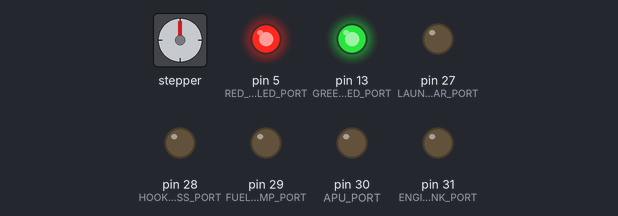
Simulated run of this sketch. Board: Arduino Mega 2560, built with avr-gcc and run on an emulated ATmega2560. Shown: stepper motor, output pins drawn as LEDs (lit = HIGH). Wiring (inferred from the names in the program): stepper motor (2048 steps per turn assumed): coils pin 22, pin 23, pin 24, pin 25. Pins used as bus, display or sensor lines are not drawn.

Above: at 0.1 s.
At 1.1 s:
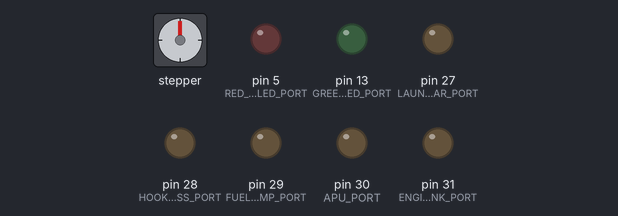
At 2.1 s:
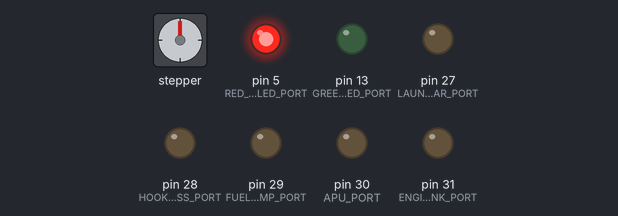
At 39.1 s:
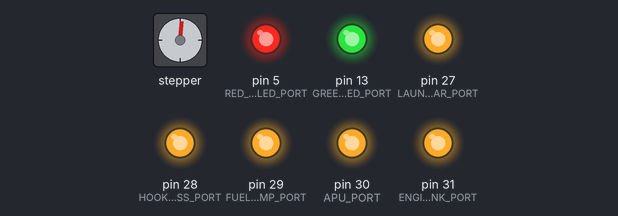
Timing chart, 0 to 40.0 s (numbered marks = the images above):
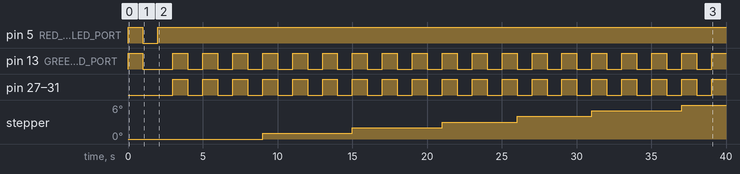

The sketch:

Coil_Tests.ino
```cpp
// Simple Test sktech to test steppers and servos
String readString;
#include <Servo.h>


#include "LedControl.h"


#define RED_STATUS_LED_PORT 5               // RED LED is used for monitoring ethernet
#define GREEN_STATUS_LED_PORT 13               // RED LED is used for monitoring ethernet
#define FLASH_TIME 1000
unsigned long NEXT_STATUS_TOGGLE_TIMER = 0;
bool GREEN_LED_STATE = false;

#define LAUNCH_BAR_PORT 27
#define HOOK_BYPASS_PORT 28
#define FUEL_DUMP_PORT 29
#define APU_PORT 30
#define ENGINE_CRANK_PORT 31


#define BLEED_AIR_SOL_PORT 22
#define PITOT_HEAT_PORT 23
#define LASER_ARM_PORT 24
#define CANOPY_MAG_PORT 25


unsigned long NEXT_PORT_TOGGLE_TIMER = 0;
bool PORT_OUTPUT_STATE = false;


void setup() {


  pinMode( RED_STATUS_LED_PORT,  OUTPUT);
  pinMode( GREEN_STATUS_LED_PORT,  OUTPUT);

  digitalWrite( RED_STATUS_LED_PORT, true);
  digitalWrite( GREEN_STATUS_LED_PORT, true);
  delay(FLASH_TIME);
  digitalWrite( RED_STATUS_LED_PORT, false);
  digitalWrite( GREEN_STATUS_LED_PORT, false);
  delay(FLASH_TIME);

  pinMode( APU_PORT,  OUTPUT);
  pinMode( ENGINE_CRANK_PORT,  OUTPUT);
  pinMode( FUEL_DUMP_PORT,  OUTPUT);
  pinMode( HOOK_BYPASS_PORT,  OUTPUT);
  pinMode( LAUNCH_BAR_PORT,  OUTPUT);
  pinMode( BLEED_AIR_SOL_PORT,  OUTPUT);
  pinMode( PITOT_HEAT_PORT,  OUTPUT);
  pinMode( LASER_ARM_PORT,  OUTPUT);
  pinMode( CANOPY_MAG_PORT,  OUTPUT);


  // Turn everything off
  digitalWrite(APU_PORT, false);
  digitalWrite(ENGINE_CRANK_PORT, false);
  digitalWrite(FUEL_DUMP_PORT, false);
  digitalWrite(HOOK_BYPASS_PORT, false);
  digitalWrite(LAUNCH_BAR_PORT, false);
  digitalWrite(BLEED_AIR_SOL_PORT, false);
  digitalWrite(PITOT_HEAT_PORT, false);
  digitalWrite(LASER_ARM_PORT, false);
  digitalWrite(CANOPY_MAG_PORT, false);


  NEXT_PORT_TOGGLE_TIMER = millis() + 1000;
  NEXT_STATUS_TOGGLE_TIMER = millis() + 1000;

  digitalWrite( RED_STATUS_LED_PORT, true);
}


void loop() {

  if (millis() > NEXT_STATUS_TOGGLE_TIMER) {
    GREEN_LED_STATE = !GREEN_LED_STATE;
    digitalWrite( GREEN_STATUS_LED_PORT, GREEN_LED_STATE);
    NEXT_STATUS_TOGGLE_TIMER = millis() + FLASH_TIME;
    digitalWrite(APU_PORT, GREEN_LED_STATE);
    digitalWrite(ENGINE_CRANK_PORT, GREEN_LED_STATE);
    digitalWrite(FUEL_DUMP_PORT, GREEN_LED_STATE);
    digitalWrite(HOOK_BYPASS_PORT, GREEN_LED_STATE);
    digitalWrite(LAUNCH_BAR_PORT, GREEN_LED_STATE);
    digitalWrite(BLEED_AIR_SOL_PORT, GREEN_LED_STATE);
    digitalWrite(PITOT_HEAT_PORT, GREEN_LED_STATE);
    digitalWrite(LASER_ARM_PORT, GREEN_LED_STATE);
    digitalWrite(CANOPY_MAG_PORT, GREEN_LED_STATE);
  }

}
```

Measured:
- by itself, pin 13 (GREEN_STATUS_LED_PORT): repeats every 2.0 s: HIGH 1.0 s, LOW 1.0 s
- by itself, pin 27 (LAUNCH_BAR_PORT), pin 28 (HOOK_BYPASS_PORT), pin 29 (FUEL_DUMP_PORT), pin 30 (APU_PORT), pin 31 (ENGINE_CRANK_PORT): alternates HIGH for 1.0 s and LOW for 1.0 s
